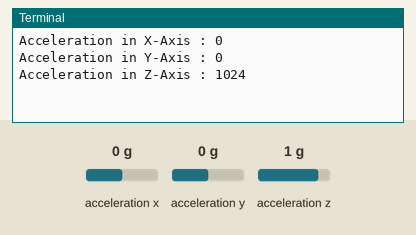
Recording of a program running on a simulated Raspberry Pi (BCM pin numbers). Parts: the last lines printed to the terminal. The test bench sets the inputs (shaded band); at power-on: acceleration x 0 g, acceleration y 0 g, acceleration z 1 g.

Above: at 1.2 s.
1.3 s: acceleration x set to -1.4 g
4.7 s: acceleration y set to -1.4 g
At 6.1 s:
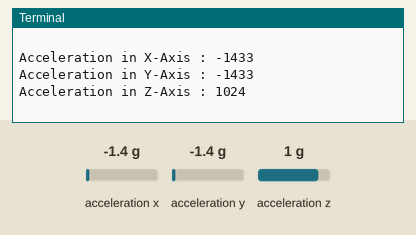
8.1 s: acceleration z set to -1.4 g
At 11.3 s:
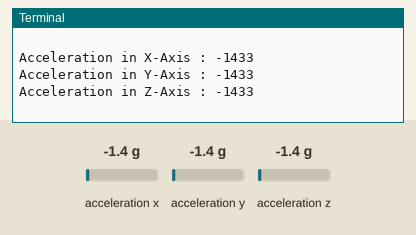

Measured:
- after the input at 4.7 s, the terminal: prints a new line after 0.81 s (image 1)
- after the input at 8.1 s, the terminal: prints a new line after 2.4 s (image 2)

The program:

tiltsensor.py
```python
import smbus
import time

def loop():
    # Get I2C bus
    bus = smbus.SMBus(1)

    # MMA8452Q address, 0x1D
    # Select Control register, 0x2A(42)
    #       0x00(00)    StandBy mode
    bus.write_byte_data(0x1D, 0x2A, 0x00) ##writing 1 byte of data for standby mode
    # MMA8452Q address, 0x1D
    # Select Control register, 0x2A(42)
    #       0x01(01)    Active mode
    bus.write_byte_data(0x1D, 0x2A, 0x01) ##writing 1 byte of data for active mode
    # MMA8452Q address, 0x1D
    # Select Configuration register, 0x0E(14)
    #       0x00(00)    Set range to +/- 2g
    bus.write_byte_data(0x1D, 0x0E, 0x00)

    time.sleep(0.5)

    # MMA8452Q address, 0x1D
    # Read data back from 0x00(0), 7 bytes
    # Status register, X-Axis MSB, X-Axis LSB, Y-Axis MSB, Y-Axis LSB, Z-Axis MSB, Z-Axis LSB
    data = bus.read_i2c_block_data(0x1D, 0x00, 7)

    # Convert the data. It is in 12 bit so we convert like this-

    xAccl = (data[1] * 256 + data[2]) / 16
    if xAccl > 2047 :
        xAccl -= 4096

    yAccl = (data[3] * 256 + data[4]) / 16
    if yAccl > 2047 :
        yAccl -= 4096

    zAccl = (data[5] * 256 + data[6]) / 16
    if zAccl > 2047 :
        zAccl -= 4096

        # Output data to screen

    print ("Acceleration in X-Axis : %d" %xAccl)
    print ("Acceleration in Y-Axis : %d" %yAccl)
    print ("Acceleration in Z-Axis : %d" %zAccl)
    print (" ")

try:
    while True:
        loop()
        time.sleep(2)
except KeyboardInterrupt:
    GPIO.cleanup()
```
